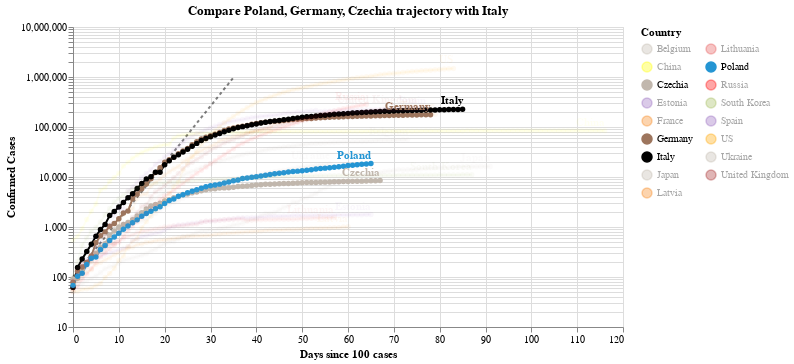

Write notebook code for a chart like this one.
### Code cell
#hide_input
chart2 = make_since_chart(dff2,['Poland', 'Germany', 'Czechia'], baseline_countries)
chart2

### Figure 1 — Vega-Lite specification as saved in the notebook (floating-point values rounded to 4 significant figures; data arrays with more than 128 entries replaced by an {"elided": "..."} marker saying what was removed)
{"config": {"view": {"continuousWidth": 400, "continuousHeight": 300}}, "layer": [{"data": {"name": "data-628230001892d6798b50651be41d1b3e"}, "mark": {"type": "line", "color": "black", "opacity": 0.5, "strokeDash": [3, 3]}, "encoding": {"x": {"type": "quantitative", "field": "Days since 100 cases"}, "y": {"type": "quantitative", "field": "Confirmed Cases"}}}, {"data": {"name": "data-4bf3b62261457a30e112deb7f08af883"}, "mark": {"type": "line", "point": true}, "encoding": {"color": {"type": "nominal", "field": "Country", "legend": {"columns": 2}, "scale": {"domain": ["Belgium", "China", "Czechia", "Estonia", "France", "Germany", "Italy", "Japan", "Latvia", "Lithuania", "Poland", "Russia", "South Korea", "Spain", "US", "Ukraine", "United Kingdom"], "range": ["#C1B7AD", "yellow", "#C1B7AD", "#9467bd", "#F58518", "#9D755D", "black", "#C1B7AD", "#F58518", "#E45756", "#2495D3", "red", "#A1BA59", "#9467bd", "orange", "#C1B7AD", "brown"]}}, "opacity": {"condition": {"value": 1, "selection": "selector002"}, "value": 0.05}, "tooltip": [{"type": "nominal", "field": "Country"}, {"type": "temporal", "field": "Date"}, {"type": "quantitative", "field": "Confirmed Cases"}, {"type": "quantitative", "field": "Days since 100 cases"}], "x": {"type": "quantitative", "field": "Days since 100 cases"}, "y": {"type": "quantitative", "field": "Confirmed Cases", "scale": {"type": "log"}}}, "selection": {"selector002": {"type": "multi", "fields": ["Country"], "bind": "legend", "init": [{"Country": "Poland"}, {"Country": "Germany"}, {"Country": "Czechia"}, {"Country": "Italy"}]}}, "width": 550}, {"data": {"name": "data-4bf3b62261457a30e112deb7f08af883"}, "mark": {"type": "text", "align": "right", "dy": -8, "fontWeight": "bold"}, "encoding": {"color": {"type": "nominal", "field": "Country", "legend": {"columns": 2}, "scale": {"domain": ["Belgium", "China", "Czechia", "Estonia", "France", "Germany", "Italy", "Japan", "Latvia", "Lithuania", "Poland", "Russia", "South Korea", "Spain", "US", "Ukraine", "United Kingdom"], "range": ["#C1B7AD", "yellow", "#C1B7AD", "#9467bd", "#F58518", "#9D755D", "black", "#C1B7AD", "#F58518", "#E45756", "#2495D3", "red", "#A1BA59", "#9467bd", "orange", "#C1B7AD", "brown"]}}, "opacity": {"condition": {"value": 1, "selection": "selector002"}, "value": 0.05}, "text": {"type": "nominal", "field": "Country"}, "tooltip": [{"type": "nominal", "field": "Country"}, {"type": "temporal", "field": "Date"}, {"type": "quantitative", "field": "Confirmed Cases"}, {"type": "quantitative", "field": "Days since 100 cases"}], "x": {"type": "quantitative", "field": "Days since 100 cases"}, "y": {"type": "quantitative", "field": "Confirmed Cases", "scale": {"type": "log"}}}, "transform": [{"filter": "(datum['Date'] >= 1589673600000)"}], "width": 550}], "title": "Compare Poland, Germany, Czechia trajectory with Italy", "$schema": "https://vega.github.io/schema/vega-lite/v4.0.2.json", "datasets": {"data-628230001892d6798b50651be41d1b3e": [{"Days since 100 cases": 0, "Confirmed Cases": 100.0}, {"Days since 100 cases": 1, "Confirmed Cases": 130.0}, {"Days since 100 cases": 2, "Confirmed Cases": 169.0}, {"Days since 100 cases": 3, "Confirmed Cases": 219.7}, {"Days since 100 cases": 4, "Confirmed Cases": 285.6}, {"Days since 100 cases": 5, "Confirmed Cases": 371.3}, {"Days since 100 cases": 6, "Confirmed Cases": 482.7}, {"Days since 100 cases": 7, "Confirmed Cases": 627.5}, {"Days since 100 cases": 8, "Confirmed Cases": 815.7}, {"Days since 100 cases": 9, "Confirmed Cases": 1060.0}, {"Days since 100 cases": 10, "Confirmed Cases": 1379.0}, {"Days since 100 cases": 11, "Confirmed Cases": 1792.0}, {"Days since 100 cases": 12, "Confirmed Cases": 2330.0}, {"Days since 100 cases": 13, "Confirmed Cases": 3029.0}, {"Days since 100 cases": 14, "Confirmed Cases": 3937.0}, {"Days since 100 cases": 15, "Confirmed Cases": 5119.0}, {"Days since 100 cases": 16, "Confirmed Cases": 6654.0}, {"Days since 100 cases": 17, "Confirmed Cases": 8650.0}, {"Days since 100 cases": 18, "Confirmed Cases": 11250.0}, {"Days since 100 cases": 19, "Confirmed Cases": 14620.0}, {"Days since 100 cases": 20, "Confirmed Cases": 19000.0}, {"Days since 100 cases": 21, "Confirmed Cases": 24710.0}, {"Days since 100 cases": 22, "Confirmed Cases": 32120.0}, {"Days since 100 cases": 23, "Confirmed Cases": 41750.0}, {"Days since 100 cases": 24, "Confirmed Cases": 54280.0}, {"Days since 100 cases": 25, "Confirmed Cases": 70560.0}, {"Days since 100 cases": 26, "Confirmed Cases": 91730.0}, {"Days since 100 cases": 27, "Confirmed Cases": 119300.0}, {"Days since 100 cases": 28, "Confirmed Cases": 155000.0}, {"Days since 100 cases": 29, "Confirmed Cases": 201500.0}, {"Days since 100 cases": 30, "Confirmed Cases": 262000.0}, {"Days since 100 cases": 31, "Confirmed Cases": 340600.0}, {"Days since 100 cases": 32, "Confirmed Cases": 442800.0}, {"Days since 100 cases": 33, "Confirmed Cases": 575600.0}, {"Days since 100 cases": 34, "Confirmed Cases": 748300.0}, {"Days since 100 cases": 35, "Confirmed Cases": 972800.0}], "data-4bf3b62261457a30e112deb7f08af883": {"elided": "1295 records"}}}
